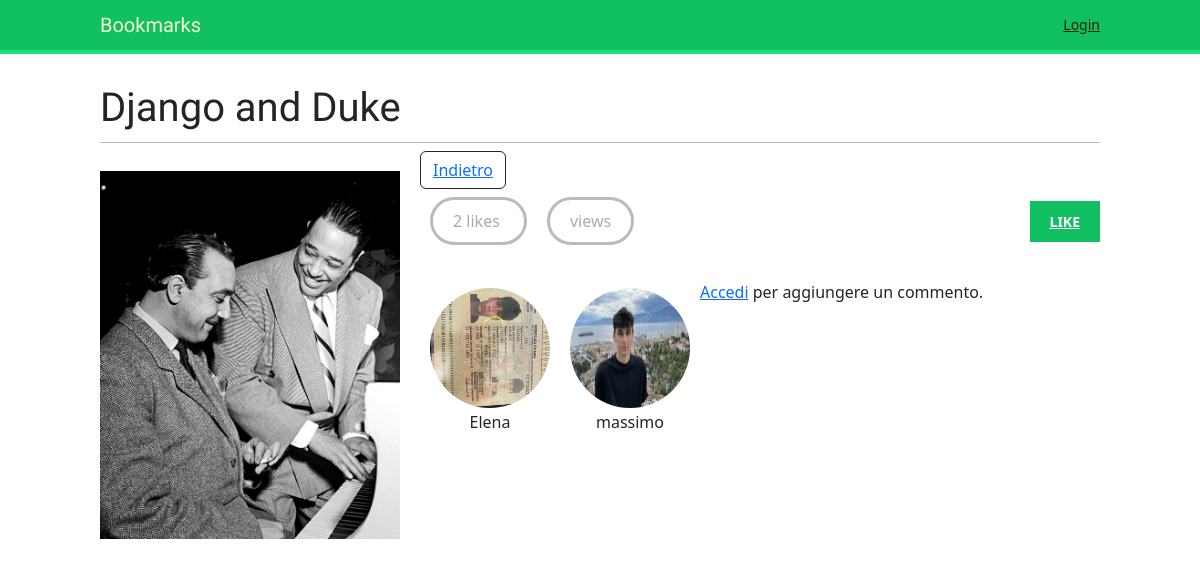
/images/detail/5/django-and-duke/, run on the app's committed database.
### images/models.py (models this page shows, shortened)
class Image(models.Model):
    user = models.ForeignKey(settings.AUTH_USER_MODEL, related_name='images_created', on_delete=models.CASCADE)
    title = models.CharField(max_length=200)
    slug = models.SlugField(max_length=200, blank=True)
    url = models.URLField()
    image = models.ImageField(blank=True, null=True, upload_to='images/%Y/%m/%d')
    description = models.TextField(blank=True)
    created = models.DateField(auto_now_add=True, db_index=True)
    user_like = models.ManyToManyField(settings.AUTH_USER_MODEL, related_name='images_liked', blank=True)
    total_likes = models.PositiveIntegerField(db_index=True, default=0)

### account/models.py (models this page shows, shortened)
class Profile(models.Model):
    user = models.OneToOneField(settings.AUTH_USER_MODEL, on_delete=models.CASCADE)
    date_of_birth = models.DateField(blank=True, null=True)
    photo = models.ImageField(upload_to='users/%Y/%m/%d/', blank=True, default='users/default/profile_default_icon.png')

### images/views.py (the view)
# urls.py: path('detail/<int:id>/<slug:slug>/', views.image_detail, name='detail'),
def image_detail(request, id, slug):
    image = get_object_or_404(Image, id=id, slug=slug)
    total_views = r.incr(f'image:{image.id}:views')
    r.zincrby('image_ranking', 1, image.id)
    return render(request,
                  'images/image/detail.html',
                  {'section': 'images',
                   'image': image,
                   'total_views': total_views,
                   })

### images/templates/images/image/detail.html (shortened to what this page needs)
{% extends "base.html" %}
{% block content %}
    <h1>{{image.title}}</h1>
    <button type="button" class="btn btn-outline-dark"><a href="{% url "images:list" %}">Indietro</a></button>
    {% load thumbnail %}
        <a href="{{ image.image.url }}">
            <img src="{% thumbnail image.image 300x0 %}" class="image-detail">
        </a>
    {% with total_likes=image.user_like.count %}
        <div class="image-info">
            <div>
                <span class="count">
                    <span class="total">{{ total_likes }}</span>
                    like{{ total_likes|pluralize }}
                  </span>
                  <span class="count">
                    {{ total_views }} view{{ total_views|pluralize }}
                  </span>
                <a href="#" data-id="{{ image.id }}" data-action="{% if request.user in image.user_like.all %}un{% endif %}like" class="like button">
                    {% if request.user not in image.user_like.all %}
                        Like
                    {% else %}
                        Unlike
                    {% endif %}
                </a>
            </div>
        </div>
        <div class="image-likes">
            {% for user in image.user_like.all %}
                <div>
                    <img src="{{ user.profile.photo.url }}">
                    <p>{{ user.first_name }}</p>
                </div>
            {% empty %}
                Nessun Like
            {% endfor %}
        </div>
        {% endwith %}
            {% if user.is_authenticated %}
            <p><a href="{% url 'images:image_comment' image.id %}">Leggi o aggiungi un commento</a></p>
            {% else %}
            <p><a href="{% url 'login' %}">Accedi</a> per aggiungere un commento.</p>
        {% endif %}
{% endblock %}

### account/static/css/base.css (style rules this page uses)
body { margin:0; padding:0; font-family:helvetica, sans-serif; }
p { line-height: 1.8; }
a { color:#12c064; text-decoration:none; }
h1, h2, h3, h4, h5 , h6 { font-family: 'Muli', sans-serif; font-weight:normal; }
h1 { border-bottom:1px solid #bbb; padding:0 0 10px 0; margin:10px 0 20px 0; }
input[type=submit], a.button { font-weight:bold; background:#12c064; color:#fff; padding:10px 20px; font-size:14px; text-transform:uppercase; }
.image-preview, .image-detail { max-width:300px; float:left; margin:0 20px 20px 0; }
.image-detail { margin-top:20px; }
.image-info div { padding:20px 0; overflow:auto; }
.count { color:#aaa; border:3px solid #bbb; border-radius:26px; padding:10px 20px; margin:20px 10px 0; }
a.like, a.follow { float:right; margin-top:-8px; }
.image-likes div { float:left; width:auto; padding:10px; text-align:center; }
.image-likes img { width:120px; height:120px; border-radius:50%; }

### data on the page
Image: title "Django and Duke", image (picture)

### other printed values
{{ total_likes }} "2"
{{ user.first_name }} "Elena"
{{ user.first_name }} "massimo"
